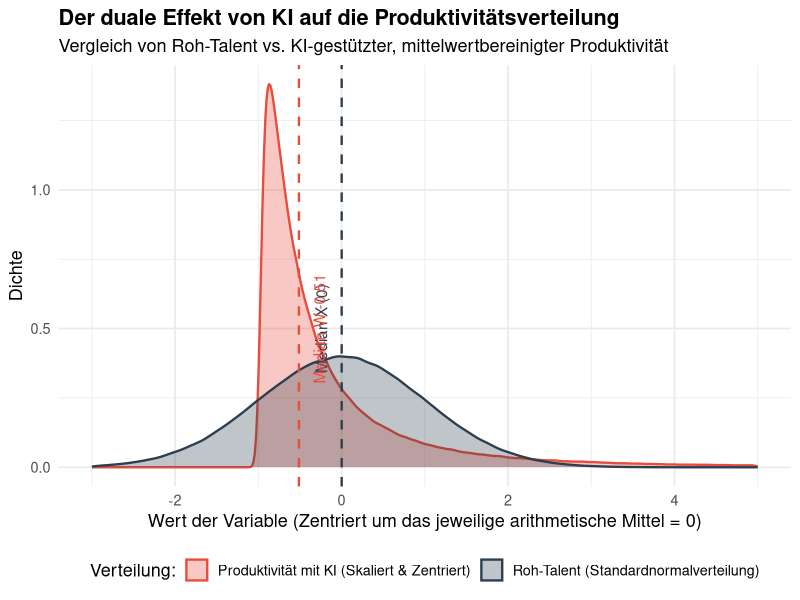

The R script that drew this image:
## ---- chunk 1
#| message: false
#| warning: false

# Benötigte Bibliotheken laden
library(tidyverse)

# 1. Parameter definieren
set.seed(42)
n <- 1000000          # Große Stichprobenanzahl für glatte Dichten
lambda <- 1.2         # KI-Effekt-Stärke 

# 2. Daten generieren und transformieren
data <- tibble(
  X = rnorm(n, mean = 0, sd = 1) # Roh-Talent (Standardnormalverteilt)
) %>% 
  mutate(
    Y = exp(lambda * X),
    mu_Y = exp(lambda^2 / 2),
    Z = Y / mu_Y,
    W = Z - 1 # Mittelwertbereinigte relative Produktivität
  )

# Mediane berechnen
median_X <- median(data$X)
median_W <- median(data$W)

# 3. Daten für ggplot ins Langformat bringen
data_long <- data %>% 
  select(X, W) %>% 
  pivot_longer(cols = everything(), names_to = "Verteilung", values_to = "Wert") %>% 
  mutate(
    Verteilung = case_when(
      Verteilung == "X" ~ "Roh-Talent (Standardnormalverteilung)",
      Verteilung == "W" ~ "Produktivität mit KI (Skaliert & Zentriert)"
    )
  )

# 4. Plot erstellen
ggplot(data_long, aes(x = Wert, fill = Verteilung, color = Verteilung)) +
  geom_density(alpha = 0.3, size = 0.8) +
  geom_vline(xintercept = median_X, color = "#2c3e50", linetype = "dashed", size = 0.8) +
  geom_vline(xintercept = median_W, color = "#e74c3c", linetype = "dashed", size = 0.8) +
  annotate("text", x = median_X - 0.1, y = 0.5, label = "Median X (0)", color = "#2c3e50", angle = 90, vjust = -0.5) +
  annotate("text", x = median_W + 0.1, y = 0.5, label = paste("Median W", round(median_W, 2)), color = "#e74c3c", angle = 90, vjust = 1.5) +
  xlim(-3, 5) + # Fokus auf die wesentliche Masse der Verteilung
  scale_fill_manual(values = c("#e74c3c", "#2c3e50")) +
  scale_color_manual(values = c("#e74c3c", "#2c3e50")) +
  labs(
    title = "Der duale Effekt von KI auf die Produktivitätsverteilung",
    subtitle = "Vergleich von Roh-Talent vs. KI-gestützter, mittelwertbereinigter Produktivität",
    x = "Wert der Variable (Zentriert um das jeweilige arithmetische Mittel = 0)",
    y = "Dichte",
    fill = "Verteilung:",
    color = "Verteilung:"
  ) +
  theme_minimal(base_size = 13) +
  theme(legend.position = "bottom", plot.title = element_text(face = "bold"))
